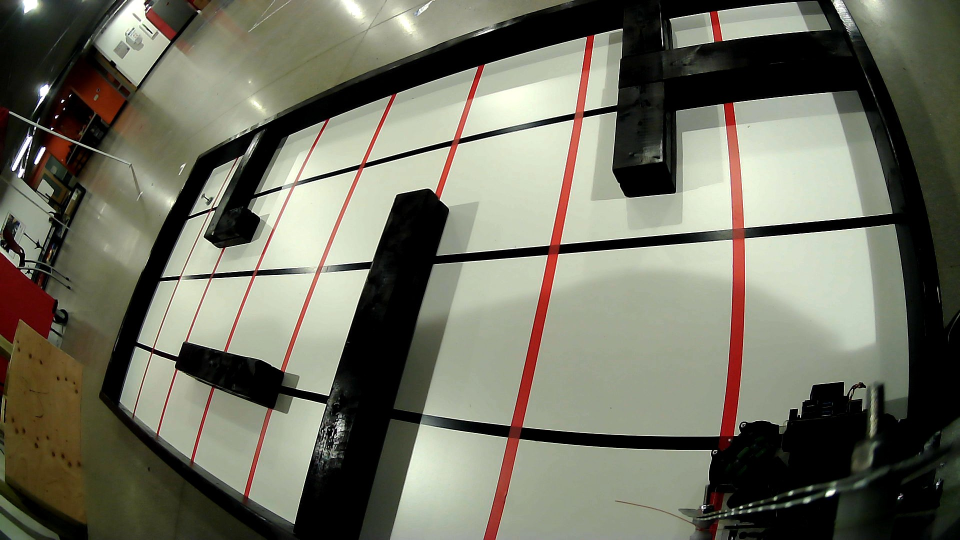
#> input picture CV-Pipeline/actual3.png, 1920 x 1080 px (shown at 1/2 size)
$ python detect.py
#> lines starting #> are read from the running program, lines starting #| are printed output that depends on the picture; after the words box and inside, x2 and y2 are one past the last pixel; in counts of white or black regions, pixels touching at a corner belong together
import cv2
import numpy as np
import queue
from math import pow, sqrt
from imutils.perspective import four_point_transform

def dist(p1, p2):
    delta_y = (p1[0] - p2[0]) ** 2
    delta_x = (p1[1] - p2[1]) ** 2
    return sqrt(delta_y + delta_x)

def get_neighbors(img, p):
    neighbors = []
    y, x = p
    height, width = img.shape

    if y-1 > 0:
        neighbors.append((y-1,x))
    if x-1 > 0:
        neighbors.append((y,x-1))
    if x+1 < width:
        neighbors.append((y,x+1))
    if y+1 < height:
        neighbors.append((y+1,x))
    return neighbors

def nearest_barrier(img, p):
	searched = [p]
	toSearch = get_neighbors(img, p)
	while len(toSearch) != 0:
		pix = toSearch.pop(0)
		if img[pix[0]][pix[1]] == 0:
			return 0 - dist(pix, p)
		searched.append(pix)
		neighbors = get_neighbors(img, pix)
		for n in neighbors:
			if not n in searched:
				toSearch.append(n)
	return 0

def a_star(img, start, goal):
    """
    This function finds the shortest path between a start and goal point, where each point
    is a tuple of values in the form (y, x)
    """
    visited_nodes = []
    frontier = queue.PriorityQueue()

    start_cost = dist(start, goal) #+ nearest_barrier(img, start)
    frontier.put((start_cost, [start]))

    while not frontier.empty():
        (current_cost, current_path) = frontier.get()
        current_node = current_path[-1]

        if current_node not in visited_nodes:
            # Record we've been to the current node
            visited_nodes.append(current_node)

            # Check if we're at the goal
            if current_node == goal:
                return current_path

            # Goal not found, continue searching
            new_paths = []

            # Cycle through each of the surrounding nodes
            for node in get_neighbors(img, current_node):
                if img[node[0]][node[1]] == 255:
                    # Create a path including the new node, calculate cost
                    new_path = current_path + [node]
                    new_cost = len(new_path) + dist(node, goal) #+ nearest_barrier(img, node)

                    # Save the path as a new path
                    new_paths.append((new_cost, new_path))

            # Add each of the new paths to the frontier
            for (new_cost, new_path) in new_paths:
                frontier.put((new_cost, new_path))

    # If no path is found, return nothing
    return []

def draw_path(img,path):
    for p in path:
        cv2.circle(img, (p[1], p[0]), 5, (125), -1)


image = cv2.imread('actual3.png')
#> image is the input picture: shape (1080, 1920, 3); mean B, G, R 96.6, 111.6, 111.5
orig = image.copy()

# Add Black bar buffer
buffer = np.zeros((400,orig.shape[1],orig.shape[2]), dtype=np.uint8)
new_img = np.concatenate((orig, buffer), axis=0)
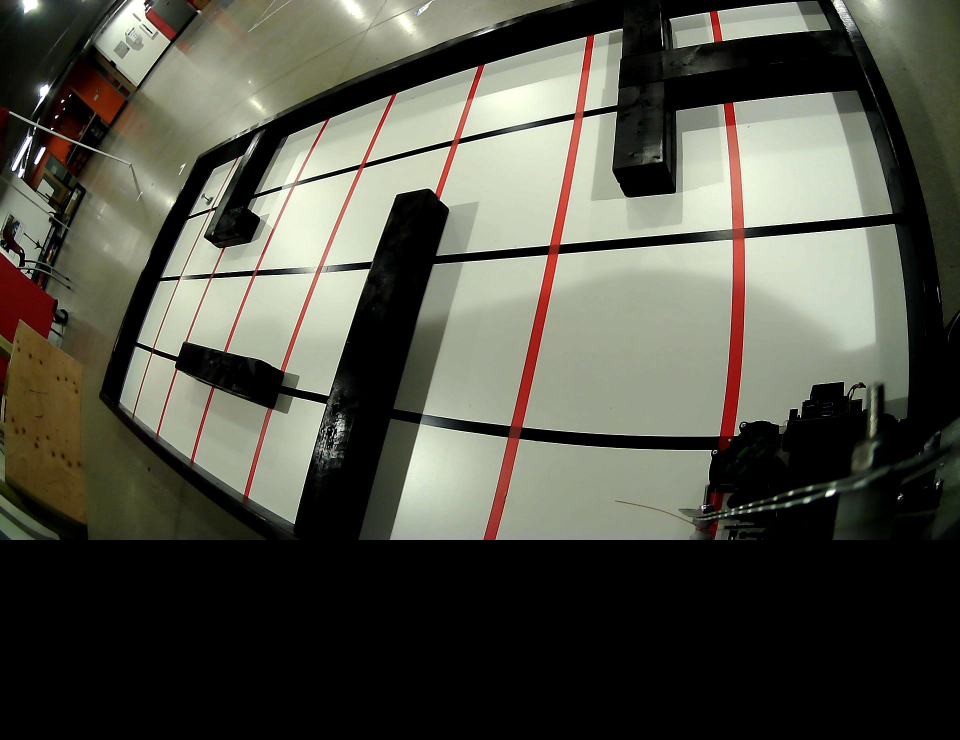
#> new_img: shape (1480, 1920, 3) (shown at 1/2 size); mean B, G, R 70.5, 81.4, 81.4
# cv2.imwrite("aaa.png", new_img)

# Warp image
points = np.array([[426,339], [1629,0], [242,800], [1757,1471]])
warped = four_point_transform(new_img, points)
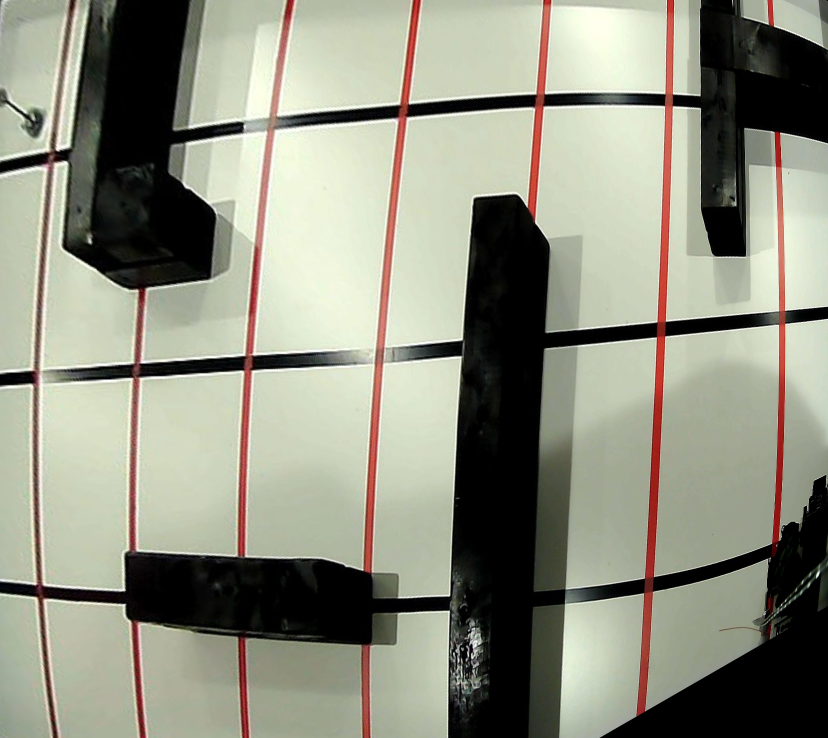
#> warped: shape (1476, 1656, 3) (shown at 1/2 size); mean B, G, R 128.9, 144.5, 143.5
# cv2.imshow("aa", warped)
cv2.imwrite("aaaaaaaaaaa.png", warped) #TESTING

# Erode image
gray = cv2.cvtColor(warped, cv2.COLOR_BGR2GRAY)
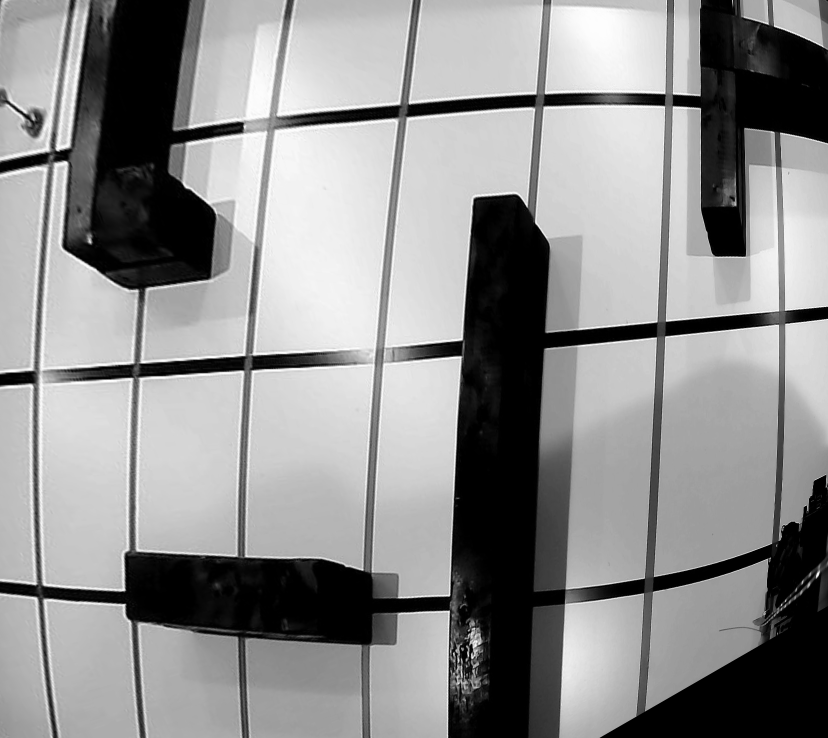
#> gray: shape (1476, 1656) (shown at 1/2 size); min 0, max 255, mean 142.4
gray = cv2.GaussianBlur(gray, (5, 5), 0)
kernel = np.ones((7,7), np.uint8)
(thresh, im_bw) = cv2.threshold(gray, 128, 255, cv2.THRESH_BINARY | cv2.THRESH_OTSU)
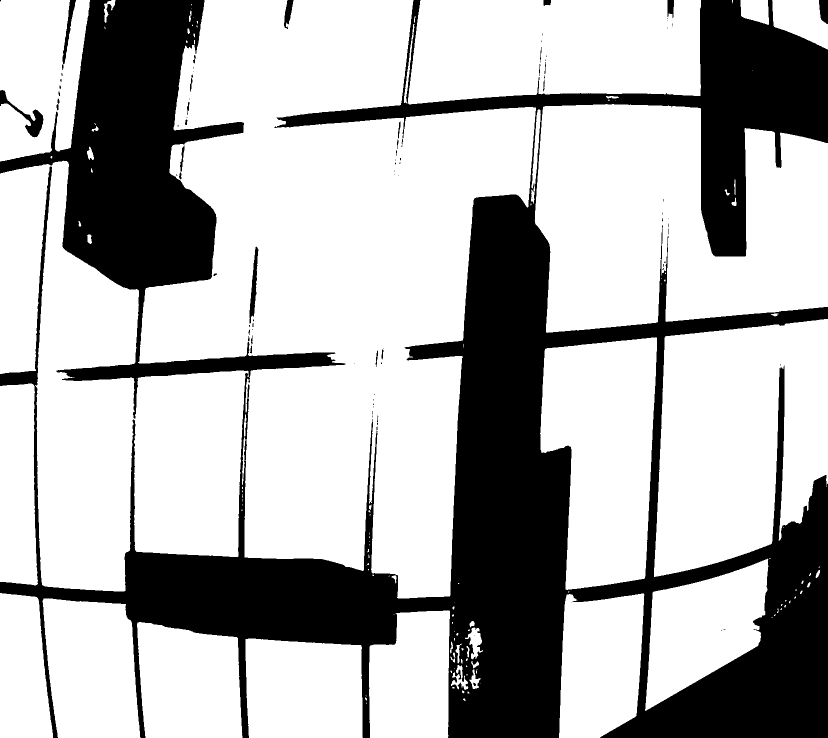
#> im_bw: shape (1476, 1656) (shown at 1/2 size); 70.2% white; 93 black regions (62 under 20 px), largest, box (x1, y1, x2, y2) and area: (0, 0, 1656, 1476) 720073, (0, 180, 87, 275) 1822, (499, 493, 517, 647) 1179
#> thresh = 107
ero = cv2.dilate(im_bw, kernel, iterations=5)
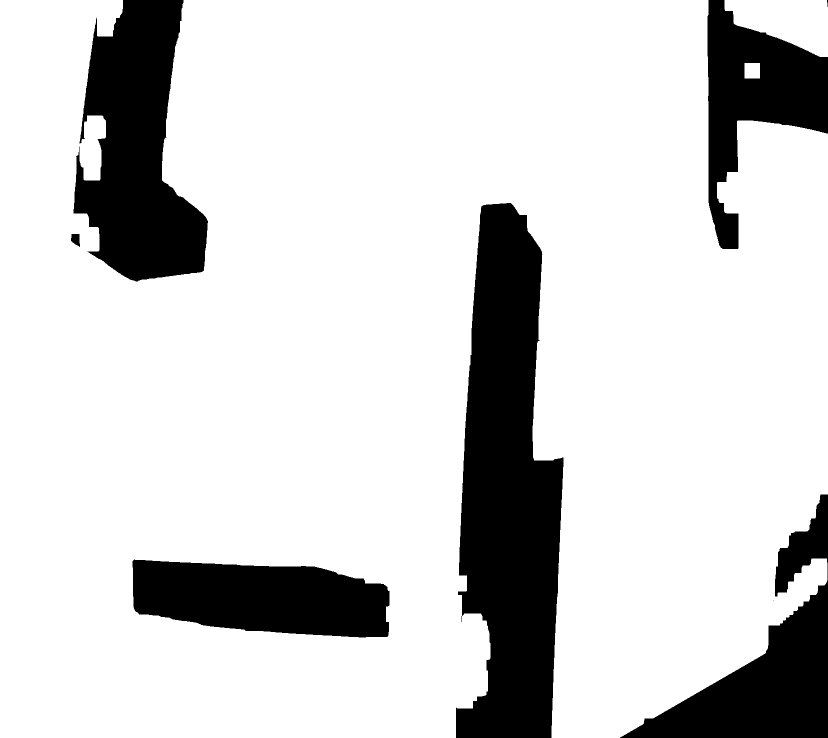
#> ero: shape (1476, 1656) (shown at 1/2 size); 82% white; 8 black regions (2 under 20 px), largest, box (x1, y1, x2, y2) and area: (912, 406, 1127, 1476) 162217, (147, 0, 416, 563) 93630, (1240, 989, 1656, 1476) 66459, (265, 1119, 779, 1275) 62415, (1415, 0, 1656, 498) 54152, (142, 468, 160, 494) 341
cv2.imwrite("bbbb.png", ero) #TESTING

# Resize image
(height,width) = ero.shape
#> height = 1476; width = 1656
scale = 12
resize = cv2.resize(ero,(int(width/scale),int(height/scale)))
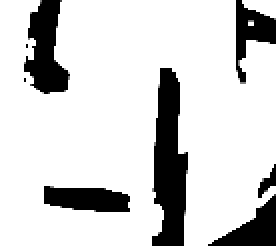
#> resize: shape (123, 138) (shown 2 times larger); min 0, max 255, mean 209.2
cv2.imwrite("ccccccc.png", resize) #TESTING

(height,width) = resize.shape
#> height = 123; width = 138
print((height-5, 5), (5, width-5))
#| (118, 5) (5, 133)
path = a_star(resize, (100, 126), (2, 2))
#> path = 251 pairs, first value 2 to 100, second value 2 to 126
print(path)
#> (printed output is left out)
draw_path(resize,path)
#> the loop in draw_path, `for p in path:` made 251 passes
#> p on passes 1 to 3: (100, 126), (99, 126), (98, 126)
#> after the loop in draw_path, `for p in path:`:
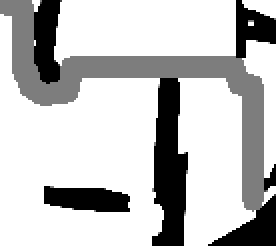
#> img: shape (123, 138) (shown 2 times larger); min 0, max 255, mean 193.6


cv2.imshow("aa", resize)
# cv2.imshow("Warped", warped)
cv2.waitKey(0)

$ run again, with CV-Pipeline/actual1.png copied over CV-Pipeline/actual3.png
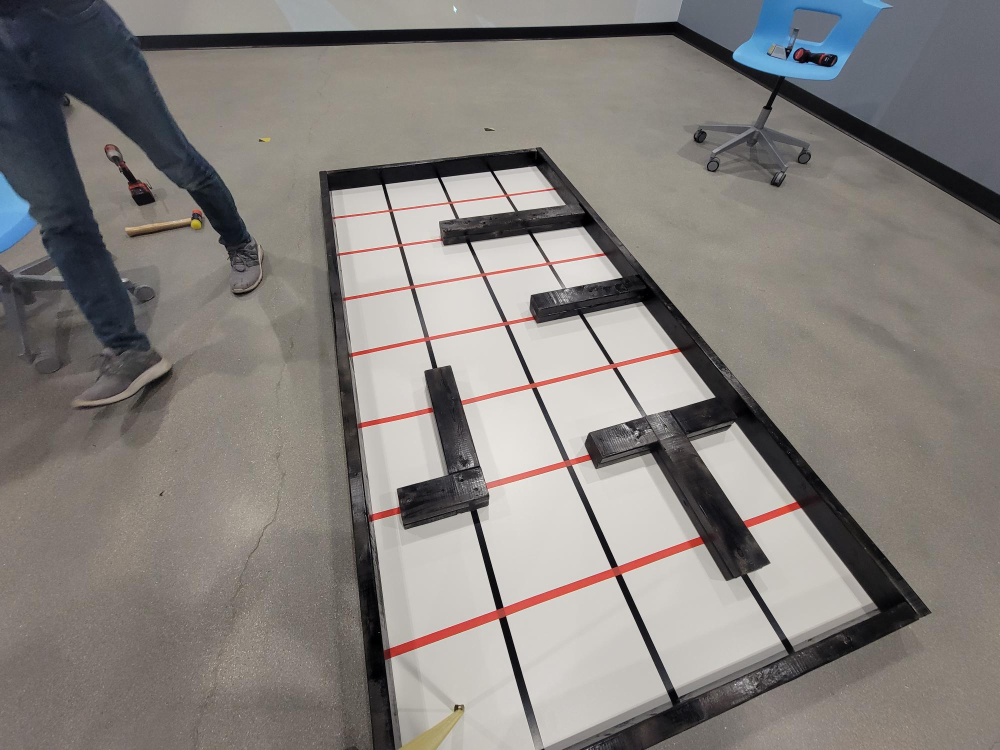
#> input picture CV-Pipeline/actual1.png, 2000 x 1500 px (shown at 1/2 size)
#> image is the input picture: shape (1500, 2000, 3); mean B, G, R 124.3, 127.8, 132.5
#> `(thresh, im_bw) = cv2.threshold(gray, 128, 255, cv2.THRESH_BINARY | cv..`:
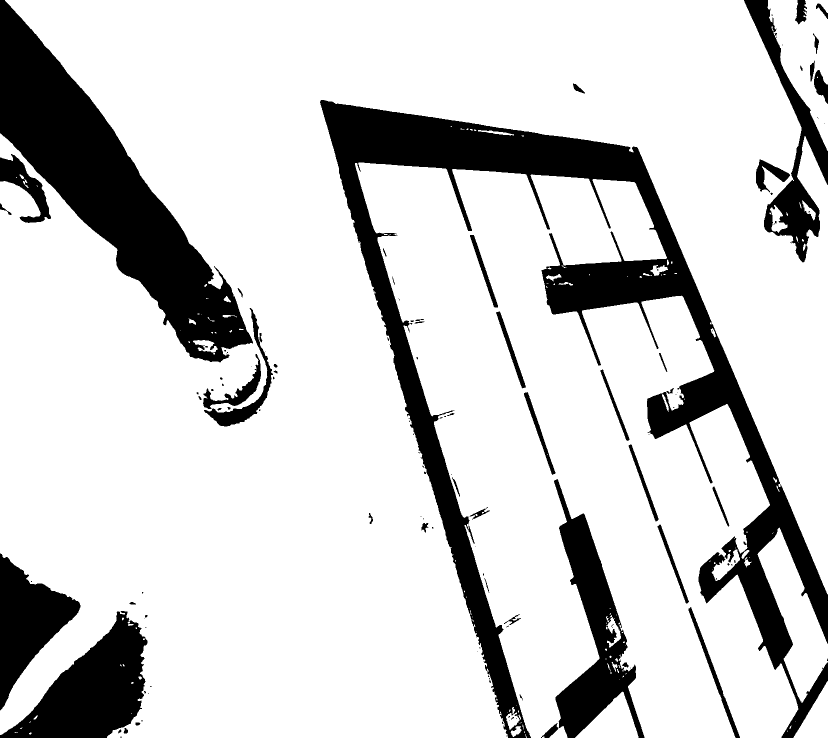
#> im_bw: shape (1476, 1656) (shown at 1/2 size); 81.6% white; 130 black regions (77 under 20 px), largest, box (x1, y1, x2, y2) and area: (640, 200, 1656, 1476) 198917, (0, 0, 506, 725) 110500, (0, 1222, 295, 1476) 36945
#> thresh = 101
#> ero: shape (1476, 1656); 93.4% white; 31 black regions (9 under 20 px), largest, box (x1, y1, x2, y2) and area: (0, 22, 404, 641) 69683, (665, 223, 1277, 349) 32388, (78, 1267, 271, 1476) 20787
#| (118, 5) (5, 133)
#> path = 223 pairs, first value 2 to 100, second value 2 to 126
#> (printed output is left out)
#> the loop in draw_path, `for p in path:` made 223 passes
#> p on passes 1 to 3: (100, 126), (100, 125), (99, 125)
#> after the loop in draw_path, `for p in path:`:
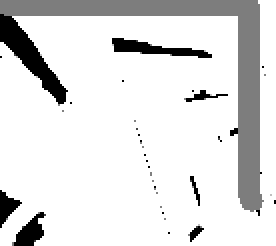
#> img: shape (123, 138) (shown 2 times larger); min 0, max 255, mean 222.7
